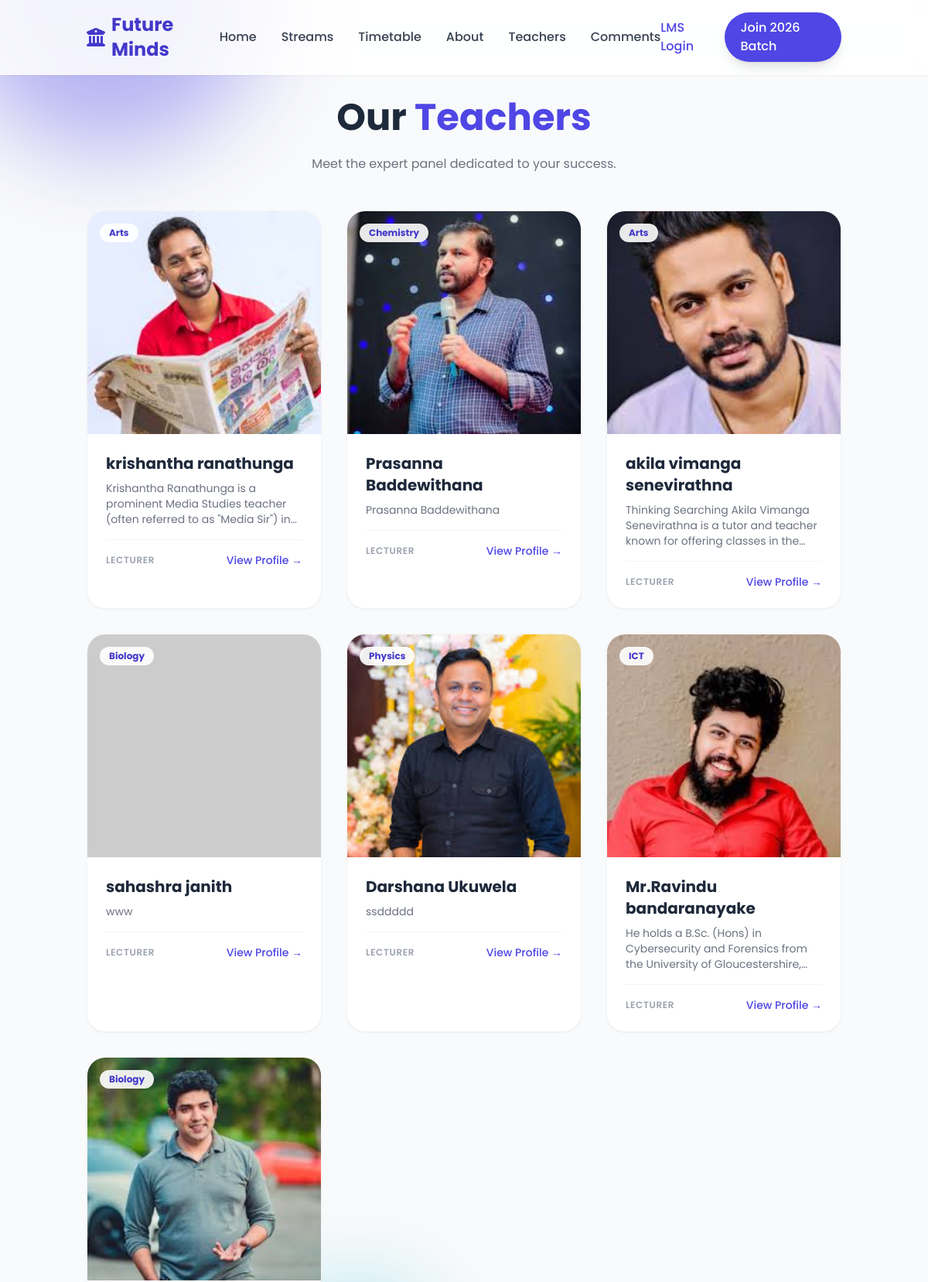
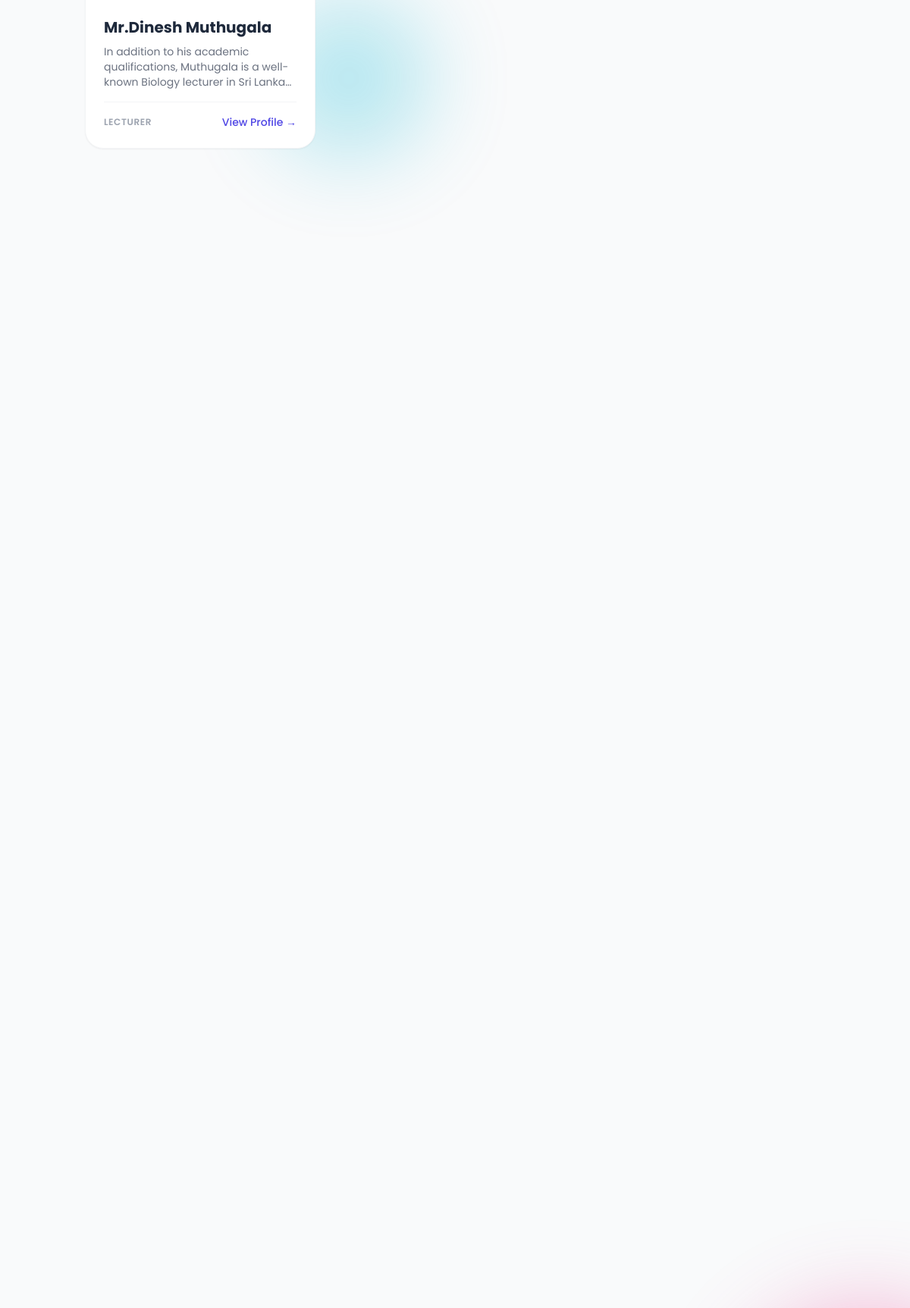
Page /pages/teachers.php (upper part) on the committed database (2 pictures, top to bottom).
### tables this page shows
CREATE TABLE `teachers` (
  `teacher_id` int(11) NOT NULL,
  `teacher_number` varchar(20) NOT NULL,
  `password` varchar(255) NOT NULL,
  `full_name` varchar(150) NOT NULL,
  `phone` varchar(20) NOT NULL,
  `subject` varchar(100) NOT NULL,
  `description` text DEFAULT NULL,
  `image` varchar(255) DEFAULT NULL,
  `status` int(1) NOT NULL DEFAULT 1,
  `created_at` timestamp NOT NULL DEFAULT current_timestamp()
);

### pages/teachers.php (the view)
<?php
include('../includes/connection.php');
include('../includes/header.php');
?>
<div class="min-h-screen bg-gray-50/50 pb-20">
    <div class="relative pt-32 pb-12 px-6">
        <div class="container mx-auto text-center">
            <h1 class="text-4xl md:text-5xl font-bold text-slate-800 mb-6">
                Our <span class="text-indigo-600">Teachers</span>
            </h1>
            <p class="max-w-2xl mx-auto text-gray-500">
                Meet the expert panel dedicated to your success.
            </p>
        </div>
    </div>
    <div class="container mx-auto px-6">
        <div class="grid grid-cols-1 md:grid-cols-2 lg:grid-cols-3 xl:grid-cols-4 gap-8">
            <?php
            $sql = "SELECT * FROM teachers WHERE status = 1 ORDER BY teacher_id DESC";
            $result = mysqli_query($conn, $sql);
            if (mysqli_num_rows($result) > 0) {
                while ($row = mysqli_fetch_assoc($result)) {
                    $img = $row['image'];
                    $imagePath = "../assets/images/teachers/$img";
                    if (empty($img) || !file_exists("../assets/images/teachers/" . $img)) {
                        $imagePath = "https://ui-avatars.com/api/?name=" . urlencode($row['full_name']) . "&background=random";
                    }
            ?>
            <div class="group relative bg-white rounded-3xl shadow-sm hover:shadow-xl border border-gray-100 overflow-hidden transition-all duration-300">
                <div class="relative h-72 overflow-hidden">
                    <img src="<?php echo $imagePath; ?>"
                         alt="<?php echo $row['full_name']; ?>"
                         class="w-full h-full object-cover transition-transform duration-500 group-hover:scale-110">
                    <div class="absolute top-4 left-4 bg-white/90 backdrop-blur-md px-3 py-1 rounded-full text-xs font-bold text-indigo-700">
                        <?php echo $row['subject']; ?>
                    </div>
                </div>
                <div class="p-6">
                    <h3 class="text-xl font-bold text-slate-800 mb-2">
                        <?php echo $row['full_name']; ?>
                    </h3>
                    <p class="text-gray-500 text-sm line-clamp-3 mb-4">
                        <?php echo $row['description']; ?>
                    </p>
                    <div class="pt-4 border-t border-gray-100 flex justify-between items-center">
                        <span class="text-xs font-semibold text-gray-400 uppercase tracking-wider">Lecturer</span>
                        <a href="#" class="text-indigo-600 hover:text-indigo-800 text-sm font-medium">View Profile →</a>
                    </div>
                </div>
            </div>
            <?php
                }
            } else {
                echo '<div class="col-span-full text-center text-gray-500 py-10">No teachers added yet.</div>';
            }
            ?>
        </div>
    </div>
</div>
<?php include('../includes/footer.php'); ?>

### css/header.css (style rules this page uses)
body { font-family: 'Poppins', sans-serif; overflow-x: hidden; }

### rows in the picture
teachers: image (picture), subject "Arts", full_name "krishantha ranathunga", description "Krishantha Ranathunga is a prominent Media Studies teacher (often referred to as \"Media Sir\")…"
teachers: image (picture), subject "Chemistry", full_name "Prasanna Baddewithana", description "Prasanna Baddewithana"
teachers: image (picture), subject "Arts", full_name "akila vimanga senevirathna", description "Thinking Searching Akila Vimanga Senevirathna is a tutor and teacher known for offering classes in…"
teachers: subject "Biology", full_name "sahashra janith", description "www"
teachers: image (picture), subject "Physics", full_name "Darshana Ukuwela", description "ssddddd"
teachers: image (picture), subject "ICT", full_name "Mr.Ravindu bandaranayake", description "He holds a B.Sc. (Hons) in Cybersecurity and Forensics from the University of…"
teachers: image (picture), subject "Biology", full_name "Mr.Dinesh Muthugala", description "In addition to his academic qualifications, Muthugala is a well-known Biology lecturer in Sri…"
